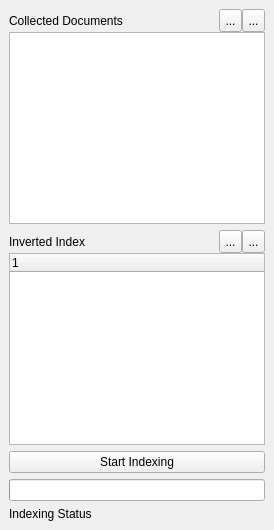
  <widget class="QDockWidget" name="indexer_widget">
   <property name="enabled">
    <bool>true</bool>
   </property>
   <property name="minimumSize">
    <size>
     <width>228</width>
     <height>319</height>
    </size>
   </property>
   <property name="features">
    <set>QDockWidget::DockWidgetFloatable|QDockWidget::DockWidgetMovable</set>
   </property>
   <property name="allowedAreas">
    <set>Qt::LeftDockWidgetArea|Qt::RightDockWidgetArea</set>
   </property>
   <property name="windowTitle">
    <string>Document Indexing</string>
   </property>
   <attribute name="dockWidgetArea">
    <number>2</number>
   </attribute>
   <widget class="QWidget" name="indexer_widget_contents">
    <layout class="QVBoxLayout" name="verticalLayout_13">
     <item>
      <layout class="QVBoxLayout" name="collected_documents_layout">
       <property name="spacing">
        <number>0</number>
       </property>
       <item>
        <layout class="QHBoxLayout" name="collected_documents_title_layout">
         <item>
          <widget class="QLabel" name="collected_documents_label">
           <property name="text">
            <string>Collected Documents</string>
           </property>
          </widget>
         </item>
         <item>
          <widget class="QToolButton" name="purge_documents_button">
           <property name="minimumSize">
            <size>
             <width>23</width>
             <height>23</height>
            </size>
           </property>
           <property name="maximumSize">
            <size>
             <width>23</width>
             <height>23</height>
            </size>
           </property>
           <property name="baseSize">
            <size>
             <width>23</width>
             <height>23</height>
            </size>
           </property>
           <property name="text">
            <string>...</string>
           </property>
          </widget>
         </item>
         <item>
          <widget class="QToolButton" name="import_documents_button">
           <property name="minimumSize">
            <size>
             <width>23</width>
             <height>23</height>
            </size>
           </property>
           <property name="maximumSize">
            <size>
             <width>23</width>
             <height>23</height>
            </size>
           </property>
           <property name="baseSize">
            <size>
             <width>23</width>
             <height>23</height>
            </size>
           </property>
           <property name="text">
            <string>...</string>
           </property>
          </widget>
         </item>
        </layout>
       </item>
       <item>
        <widget class="QListWidget" name="collected_documents_list_widget"/>
       </item>
      </layout>
     </item>
     <item>
      <layout class="QVBoxLayout" name="verticalLayout_12">
       <property name="spacing">
        <number>0</number>
       </property>
       <item>
        <layout class="QHBoxLayout" name="horizontalLayout_13">
         <item>
          <widget class="QLabel" name="index_label">
           <property name="text">
            <string>Inverted Index</string>
           </property>
          </widget>
         </item>
         <item>
          <widget class="QToolButton" name="clear_index_button">
           <property name="minimumSize">
            <size>
             <width>23</width>
             <height>23</height>
            </size>
           </property>
           <property name="maximumSize">
            <size>
             <width>23</width>
             <height>23</height>
            </size>
           </property>
           <property name="baseSize">
            <size>
             <width>23</width>
             <height>23</height>
            </size>
           </property>
           <property name="text">
            <string>...</string>
           </property>
          </widget>
         </item>
         <item>
          <widget class="QToolButton" name="export_index_button">
           <property name="minimumSize">
            <size>
             <width>23</width>
             <height>23</height>
            </size>
           </property>
           <property name="maximumSize">
            <size>
             <width>23</width>
             <height>23</height>
            </size>
           </property>
           <property name="baseSize">
            <size>
             <width>23</width>
             <height>23</height>
            </size>
           </property>
           <property name="text">
            <string>...</string>
           </property>
          </widget>
         </item>
        </layout>
       </item>
       <item>
        <widget class="QTreeWidget" name="inverted_index_tree"/>
       </item>
      </layout>
     </item>
     <item>
      <widget class="QPushButton" name="toggle_indexer_activation_button">
       <property name="text">
        <string>Start Indexing</string>
       </property>
      </widget>
     </item>
     <item>
      <widget class="QProgressBar" name="indexer_progress_bar">
       <property name="value">
        <number>0</number>
       </property>
       <property name="textVisible">
        <bool>false</bool>
       </property>
      </widget>
     </item>
     <item>
      <widget class="QLabel" name="indexer_status">
       <property name="text">
        <string>Indexing Status</string>
       </property>
      </widget>
     </item>
    </layout>
   </widget>
  </widget>
